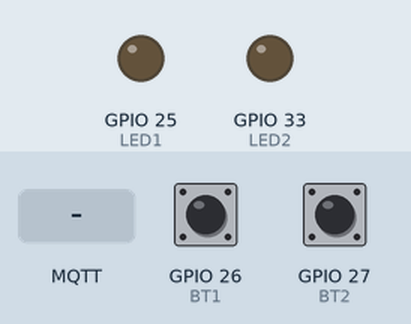
Recording of a sketch running on a simulated ESP32. On the bench: output pins drawn as LEDs (lit = HIGH). The inputs (shaded band) are chosen by the test bench; at power-on: GPIO 26 (BT1) HIGH, GPIO 27 (BT2) HIGH. WiFi joins after 1.5 s; servers stay silent unless stated; no MQTT or app messages arrive unless stated; what the sketch prints to the serial monitor is not drawn.

Above: at 2.7 s.
2.8 s: MQTT message "on" arrives on the first subscribed topic
At 3.3 s:
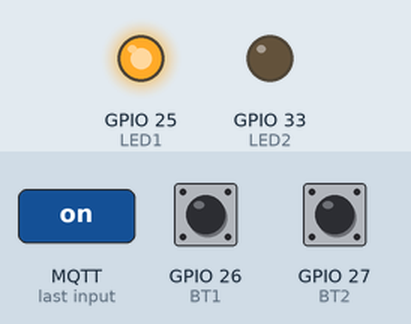
4.3 s: MQTT message "on" arrives on the second subscribed topic
At 5.5 s:
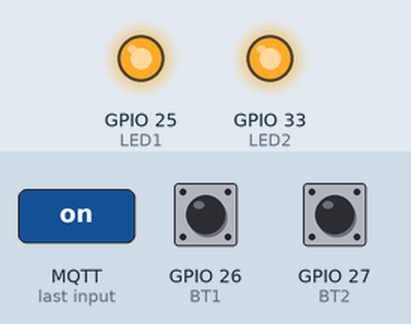
5.8 s: MQTT message "off" arrives on the first subscribed topic
At 6.8 s:
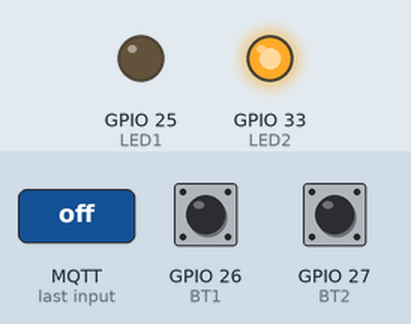
8.9 s: MQTT message "off" arrives on the second subscribed topic
At 9.2 s:
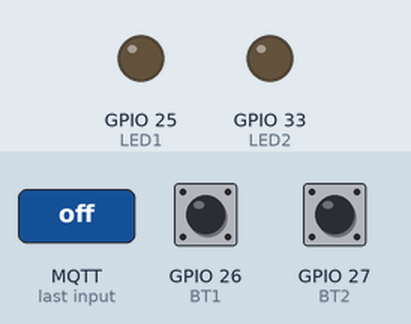
Timing chart, 0 to 11.4 s (numbered marks = the images above; inputs shaded):
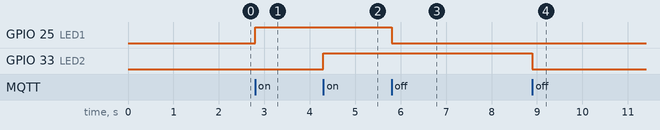

Measured:
- after the input at 2.8 s, GPIO 25 (LED1): LOW → HIGH at once
- after the input at 4.3 s, GPIO 33 (LED2): LOW → HIGH at once
- after the input at 5.8 s, GPIO 25 (LED1): HIGH → LOW at once
- after the input at 8.9 s, GPIO 33 (LED2): HIGH → LOW at once

The sketch:

arduinodayMqtt.ino
```cpp
#include <WiFi.h>
#include <PubSubClient.h>


#define LED1 25
#define LED2 33
#define BT1 26
#define BT2 27

const char* ssid     = "coletividadeborg";
const char* password = "assimilado";

const char* host = "192.168.0.3";
WiFiClient wclient;
PubSubClient client(wclient);

bool estadoBTanterior1 = HIGH;
bool estadoBTatual1 = HIGH;
int t_debounce1 = 0;
int estadoLED1 = LOW;


bool estadoBTanterior2 = HIGH;
bool estadoBTatual2 = HIGH;
int t_debounce2 = 0;
int estadoLED2 = LOW;

void assinaTopicos()
{
  client.subscribe("arduinoday/led1");
  client.subscribe("arduinoday/led2");
}

void callback(char* topico, byte* payload, unsigned int length) {
  String mensagem = String();
  Serial.print("Mensagem recebida [");
  Serial.print(topico);
  Serial.print("] ");

  for (int i=0;i<length;i++) {
    Serial.print((char)payload[i]);
    mensagem += (char)payload[i];
  }
  Serial.println();

  if(String(topico)=="arduinoday/led1"){
    if(mensagem == "on")
    {
      estadoLED1=HIGH;
      Serial.println("Liga led 1");
    }
    else if(mensagem == "off")
    {
      estadoLED1=LOW;
      Serial.println("Desliga led 1");
    }
  }
  else if(String(topico)=="arduinoday/led2"){
    if(mensagem == "on")
    {
      estadoLED2=HIGH;
      Serial.println("Liga led 2");
    }
    else if(mensagem == "off")
    {
      estadoLED2=LOW;
      Serial.println("Desliga led 2");
    }
  }
  digitalWrite(LED1,estadoLED1);
  digitalWrite(LED2,estadoLED2);
}

int testaBotao1()
{
   estadoBTanterior1=estadoBTatual1;
   estadoBTatual1=digitalRead(BT1);
   if(estadoBTatual1==LOW and estadoBTanterior1==HIGH)
   {
    t_debounce1=millis();
    while((millis()-t_debounce1)<50)
    {
      if(digitalRead(BT1)==HIGH) return(0);
    }
      return(1);
   }
   return(0);
}

int testaBotao2()
{
   estadoBTanterior2=estadoBTatual2;
   estadoBTatual2=digitalRead(BT2);
   if(estadoBTatual2==LOW and estadoBTanterior2==HIGH)
   {
    t_debounce2=millis();
    while((millis()-t_debounce2)<50)
    {
      if(digitalRead(BT2)==HIGH) return(0);
    }
      Serial.println("Botao2");
      return(1);
   }
   return(0);
}

void reconnect() {
  while (!client.connected()) {
    Serial.print("Conectando com broker MQTT\n");
    // Gerar um nome diferente para cada placa
    if (client.connect("arduinoday_156541351615")) {
      Serial.println("conectado");

      //client.publish("outTopi","conectado");

      //client.subscribe("armandokeller");
      assinaTopicos();
    } else {
      Serial.print("Falha, rc=");
      Serial.print(client.state());
      Serial.println(" tentando novamente em 5 segundos");
      delay(5000);
    }
  }
}


void setup()
{
    Serial.begin(115200);
    delay(10);

    Serial.println();
    Serial.println();
    Serial.print("Conectando WiFi: ");
    Serial.println(ssid);

    WiFi.begin(ssid, password);

    while (WiFi.status() != WL_CONNECTED) {
        delay(500);
        Serial.print(".");
    }

    Serial.println("");
    Serial.println("WiFi conectado");

    pinMode(LED1,OUTPUT);
    pinMode(LED2,OUTPUT);
    pinMode(BT1,INPUT_PULLUP);
    pinMode(BT2,INPUT_PULLUP);

    client.setServer(host, 1883);
    client.setCallback(callback);
}


void loop()
{
   if (!client.connected()) {
    reconnect();
  }
  client.loop();
  if(testaBotao1())
  {
    if(estadoLED1==HIGH)
    {
      client.publish("arduinoday/led1","off");
    }
    else
    {
      client.publish("arduinoday/led1","on");
    }
  }
  if(testaBotao2())
  {
    if(estadoLED2==HIGH)
    {
      client.publish("arduinoday/led2","off");
    }
    else
    {
      client.publish("arduinoday/led2","on");
    }
  }
}
```
